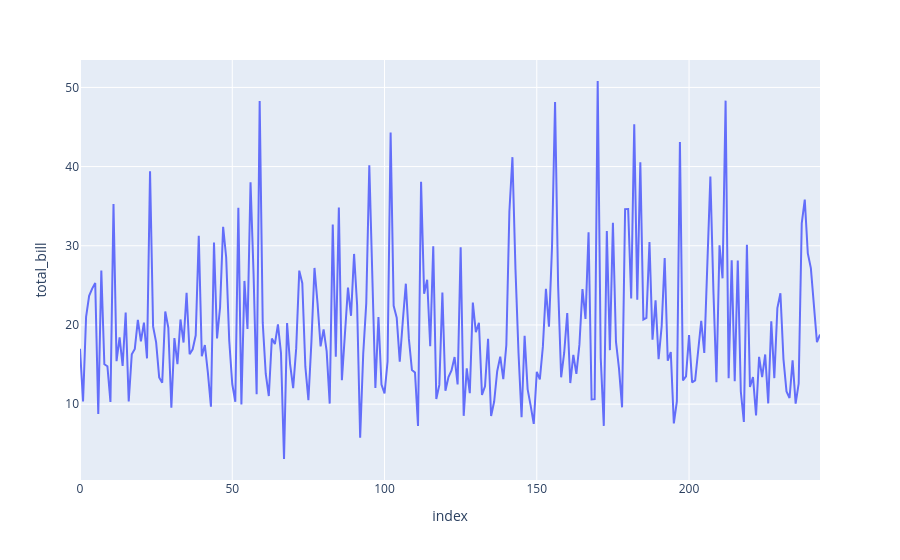

Notebook source saved alongside this figure:
### Code cell
import plotly.data as pldata

tipsN = pldata.tips()

fig = px.line(tips, y='total_bill')
fig.show()

### Figure 1 — Plotly figure (JSON) as saved in the notebook; plotly's stock layout.template omitted (floating-point values rounded to 4 significant figures; data arrays with more than 128 entries replaced by an {"elided": "..."} marker saying what was removed)
{"data": [{"hovertemplate": "index=%{x}<br>total_bill=%{y}<extra></extra>", "legendgroup": "", "line": {"color": "#636efa", "dash": "solid"}, "marker": {"symbol": "circle"}, "mode": "lines", "name": "", "orientation": "v", "showlegend": false, "type": "scatter", "x": {"elided": "244 int values"}, "xaxis": "x", "y": {"elided": "244 float values"}, "yaxis": "y"}], "layout": {"legend": {"tracegroupgap": 0}, "margin": {"t": 60}, "xaxis": {"anchor": "y", "domain": [0, 1], "title": {"text": "index"}}, "yaxis": {"anchor": "x", "domain": [0, 1], "title": {"text": "total_bill"}}}}
